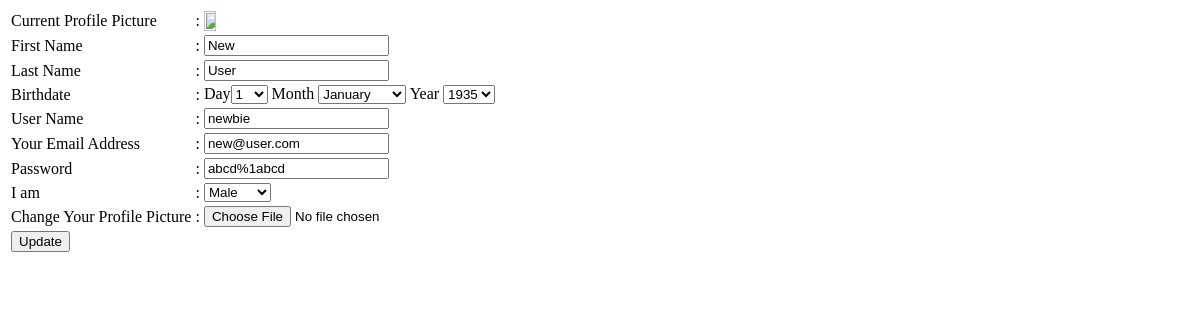
The page /Views/user_info.php (signed in) on the database as committed earlier.
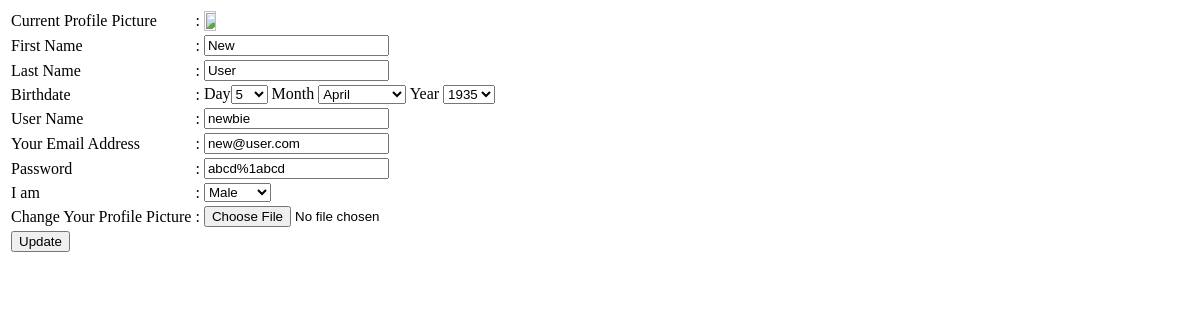
The same page on the database as committed later.
### tables this page shows
CREATE TABLE `users` (
  `user_id` int(11) NOT NULL,
  `fname` varchar(80) DEFAULT NULL,
  `lname` varchar(80) DEFAULT NULL,
  `age` int(11) DEFAULT NULL,
  `bdate` varchar(11) DEFAULT NULL,
  `username` varchar(120) DEFAULT NULL,
  `email` varchar(50) DEFAULT NULL,
  `password` varchar(100) DEFAULT NULL,
  `pro_pic` varchar(180) DEFAULT NULL,
  `gender` varchar(20) DEFAULT NULL,
  `role` int(11) DEFAULT NULL,
  `del` tinyint(1) DEFAULT '0'
);

### Controllers/UserController.php (called while the page is built, shortened)
<?php
require_once(get_include_path()."\Projects\aiub project\Models\UserModel.php");
class UserController{
    private $user = NULL;
    function UserController()
    {
        $this->user = new UserModel();
    }
    function getUser($id)
    {
        return $this->user->getUser($id);
    }
}
 ?>

### Models/Models.php (called while the page is built, shortened)
<?php
class Models{
    public $server;
    public $user;
    public $pass;
    public $db;
    protected $conn;
    function Models($server = "localhost:3306" , $user = "root" , $pass ="" , $db = "is_that_crime")
    {
        $this->server = $server;
        $this->user = $user;
        $this->pass = $pass;
        $this->db = $db;
    }
    private function openConnection()
    {
        $this->conn = new mysqli($this->server , $this->user , $this->pass , $this->db);
        if($this->conn->connect_error)
        {
            $this->errorMessage($this->conn->connect_error);
            return false;
        }
        else
            return true;
    }
    function executeQuery($query)
    {
        if($this->openConnection())
        {
            if($this->result = $this->conn->query($query))
            {
                if($this->result->num_rows > 0)
                {
                    return $this->result;
                }
                else
                {
                    $this->closeConnection();
                    return false;
                }
            }
            else
            {
                $this->errorMessage($this->conn->error);
                return false;
            }
        }
        else
        {
            $this->errorMessage($this->conn->error);
            return false;
        }
    }
}
?>

### Models/UserModel.php (called while the page is built, shortened)
<?php
require_once('Models.php');
class UserModel extends Models{
    function getUser($id)
    {
        $result = $this->executeQuery("select * from users where user_id = $id and del = false");
        if($result->num_rows > 0)
        {
            $result = $result->fetch_assoc();
            return $result;
        }
        return false;
    }
}
 ?>

### Views/user_info.php (the view, shortened to what the changed rows need)
<?php
require_once(get_include_path()."Projects\aiub project\Controllers\UserController.php");
$userid = $_SESSION["user_id"];
$usercontrol = new UserController();
$user = $usercontrol->getUser($userid);
$fname = $user["fname"];
$lname = $user["lname"];
$bdate = $user["bdate"];
$bdate = explode("/" , $bdate);
$day = $bdate[0];
$month = $bdate[1];
$year = $bdate[2];
$username  = $user["username"];
$email = $user["email"];
$password = $user["password"];
$gender = $user["gender"];
$role = $user["role"];
 ?>
<html>
<head>
    <link rel="stylesheet" href="http://localhost:<?php echo $_SERVER['SERVER_PORT'] ?>/Projects/aiub project/css/user_info.css"/>
</head>
<body>
    <form action="action/user_update.php?user_id=<?php echo $userid ?>&role=<?php echo $role ?>" method="POST">
        <table>
            <tr>
            	<td>First Name</td> <td>:</td> <td> <input type="text" name="fname" placeholder="First Name..." value="<?php echo $fname;?>"/> </td>
            </tr>
            <tr>
                <td>Last Name</td> <td>:</td> <td> <input type="text" name="lname" placeholder="Last Name..." value="<?php echo $lname;?>"/> </td>
            </tr>
            <tr>
                <td>Birthdate </td> <td>:</td> <td>Day<select name="day" >
                                            <?php
                                            for($i = 1; $i<=31 ; $i++)
                                            {
                                                if($i == $day)
                                                    echo "<option value=$i selected='selected'>$i</option>";
                                                else
                                                    echo "<option value=$i>$i</option>";
                                            }
                                            ?>
                                           </select>
                	                    Month
                	   	                   <select name="month">
                                               <?php
                                                $months = array("jan" => "January","feb"=>"February","mar"=>"March","apr"=>"April","may"=>"May"
                                                ,"jun"=>"June","jul"=>"July","aug"=>"August","sep"=>"September","oct"=>"October","nov"=>"November",
                                                "dec"=>"December");
                                                foreach($months as $k=>$v)
                                                {
                                                    if($k == $month)
                                                        echo "<option value = $k selected='selected'>$v</option>";
                                                    else
                                                        echo "<option value = $k>$v</option>";
                                                }
                                                ?>
                	   	                   </select>
                	                    Year
                	   	               	   <select name="year">
                                               <?php
                                                for($i = 1935; $i <= date("Y"); $i++)
                                                {
                                                    if($i == $year)
                                                        echo "<option value=$i selected='selected'>$i</option>";
                                                    else
                                                        echo "<option value=$i>$i</option>";
                                                }
                                                ?>
                	   	               	   </select>
                	   	               </td>
            </tr>
            <tr>
            	<td>User Name </td> <td>:</td> <td> <input type="text" name="uname" placeholder="User Name..."  onkeyup="usernameValidate(this.value)" value="<?php echo $username;?>"/><span id="username_error" style="color:red;"></span></td>
        	</tr>
            <tr>
            	<td> <input type="text" name="email" placeholder="xyz@dmail.com..." onkeyup="emailValidate(this.value)" value="<?php echo $email;?>"/> </td>
            </tr>
            <tr>
            	<td> <input type="text" name="pass" placeholder="password"  onkeyup="passwordValidate(this.value , signupForm.cpass.value)" value="<?php echo $password;?>"/></td>
            </tr>
            <tr>
            	<td>I am </td> <td>:</td> <td>
            		               <select name="gender">
            		               	  <option value="male"<?php if($gender=="male"){echo "selected='selected'";} ?>>Male</option>
            		               	</select>
            	                 </td>
            </tr>
        </table>
    </form>
</body>
</html>

Rows that differ between the two databases and show on the page:
changed users "New": day "1" → "5"; month "January" → "April"
